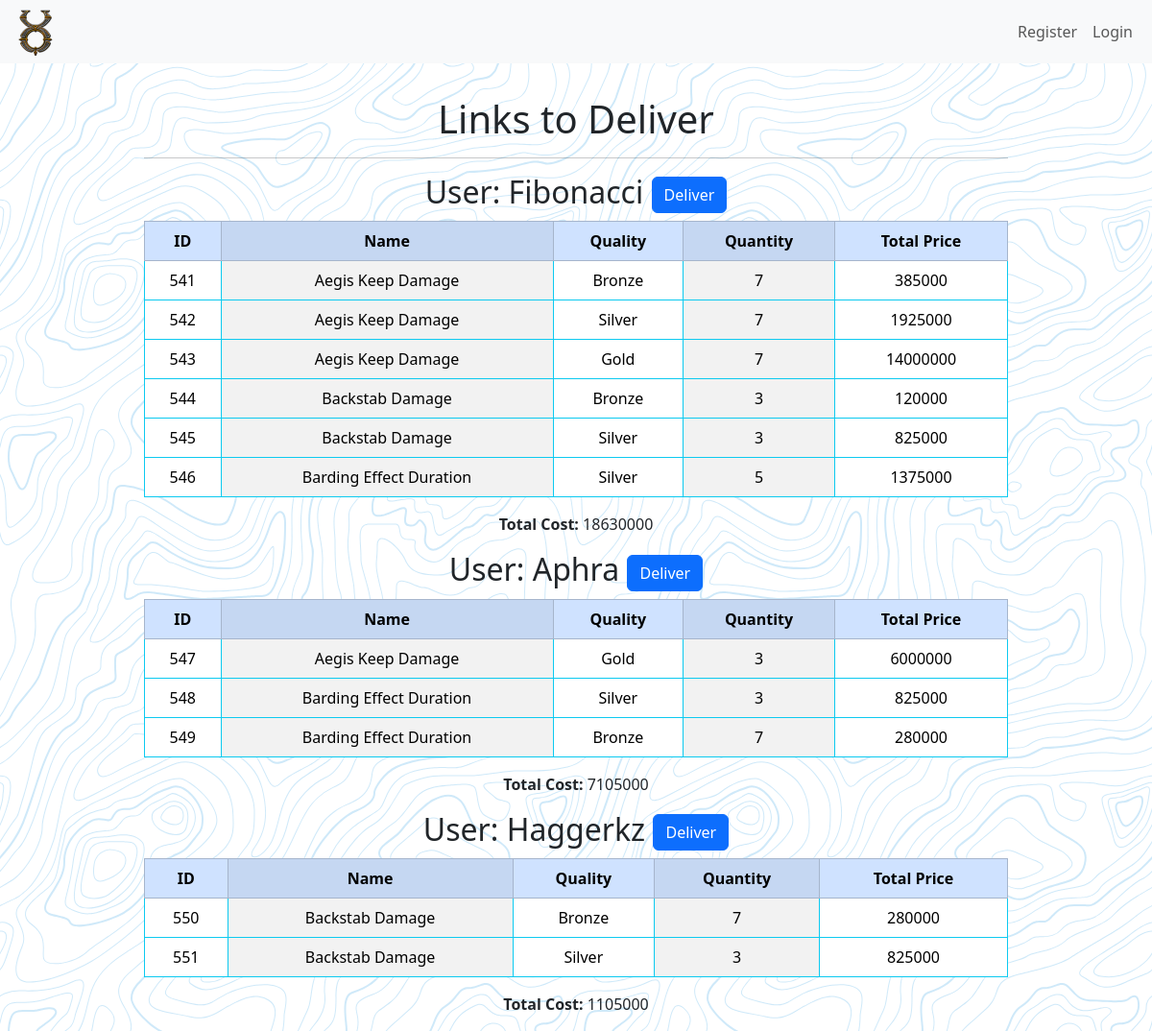
The app's page /mclinks_delivery with its own data.
### tables this page shows
CREATE TABLE users (
    id INTEGER PRIMARY KEY AUTOINCREMENT,
    username TEXT NOT NULL,
    password TEXT NOT NULL,
    is_admin INTEGER NOT NULL DEFAULT 0
, sel_lock BOOLEAN DEFAULT (0) NOT NULL, display_name TEXT);

CREATE TABLE link_delivery (
	id INTEGER NOT NULL PRIMARY KEY AUTOINCREMENT,
	mclink_id INTEGER NOT NULL,
	s_quantity INTEGER NOT NULL,
	user_id INTEGER NOT NULL
, links_total INTEGER NOT NULL);

CREATE TABLE "mclinks" (
    id INTEGER PRIMARY KEY AUTOINCREMENT NOT NULL,
    name TEXT NOT NULL,
    quality TEXT NOT NULL,
    quantity INTEGER NOT NULL,
    market_price INTEGER NOT NULL,
    guild_price INTEGER NOT NULL
);

### app.py (the view)
@app.route('/mclinks_delivery', methods=['GET', 'POST'])
def mclinks_delivery():
    delivery_data = select_delivery()
    conn, cursor = connect_to_database('uonew.db')
    cursor.execute("SELECT DISTINCT link_delivery.user_id, users.id, users.display_name FROM link_delivery INNER JOIN users ON link_delivery.user_id = users.id;")
    unique_names = cursor.fetchall()
    totals = {}
    for names in unique_names:
        user_id = names['id']
        cursor.execute("SELECT SUM(links_total) FROM link_delivery WHERE user_id=?", (user_id,))
        total_price = cursor.fetchone()[0]
        totals[user_id] = total_price
    conn.commit()
    conn.close()
    return render_template('mclinks_delivery.html', delivery_data=delivery_data,
                           unique_names=unique_names, totals=totals)

### app.py (called while the page is built)
@app.before_request
def authentication():
    if 'id' in session:
        user_data = get_user_data()
        selection_toggle = check_selection_toggle()
        g.is_admin = user_data['is_admin']
        g.sel_lock = user_data['sel_lock']
        g.display_name = user_data['display_name']
        g.selection_toggle = selection_toggle['selections_toggle']

### helpers.py (called while the page is built)
def connect_to_database(database_name):
    conn = sqlite3.connect(database_name)
    conn.row_factory = sqlite3.Row
    cursor = conn.cursor()
    return conn, cursor

### selections.py (called while the page is built)
def select_delivery(user_id=None):
    conn, cursor = connect_to_database('uonew.db')
    if user_id:
        cursor.execute("SELECT * FROM link_delivery INNER JOIN mclinks ON link_delivery.mclink_id = mclinks.id WHERE link_delivery.user_id = ?", (user_id,))
    else:
        cursor.execute("SELECT * FROM link_delivery INNER JOIN mclinks ON link_delivery.mclink_id = mclinks.id")
    delivery_data = cursor.fetchall()
    conn.close()
    return delivery_data

### templates/mclinks_delivery.html (shortened to what this page needs)
{% extends "index.html" %}
{% block nav %}
    <nav class="navbar navbar-expand-lg bg-body-tertiary fixed-top">
        <div class="container-fluid">
            <img src="{{ url_for('static', filename='images/uo.png') }}" alt="UO Icon" class="small-image">
            <div class="collapse navbar-collapse" id="navbarSupportedContent">
                <ul class="navbar-nav mb-2 mb-lg-0 right-align">
                    <li class="nav-item">
                        <a class="nav-link" href="register">Register</a>
                    </li>
                    <li class="nav-item">
                        <a class="nav-link" href="login">Login</a>
                    </li>
                </ul>
            </div>
        </div>
    </nav>
{% endblock %}
{% block content %}
    <div class="spacer"></div>
    <div class="a_mclinks_table">
        <h1>Links to Deliver</h1>
        <hr>
        {% for user_info in unique_names %}
        <form action="/delivery" method="post">
            <h2><input type="hidden" name="delivery_user" value="{{ user_info['id'] }}">
                User: {{ user_info['display_name'] }} <button type="submit" class="btn btn-primary" onclick="return confirm('Are you sure?')">Deliver</button>
            </h2>
        </form>
            <table class="table table-striped-columns table-hover table-bordered border-info">
                <thead class="table-primary">
                    <tr>
                        <th>ID</th>
                        <th>Name</th>
                        <th>Quality</th>
                        <th>Quantity</th>
                        <th>Total Price</th>
                    </tr>
                </thead>
                <tbody>
                    {% set total_cost = totals[user_info['id']] %}
                    {% for selection in delivery_data %}
                        {% if selection['user_id'] == user_info['id'] %}
                            <tr>
                                    <td>{{ selection['id'] }}</td>
                                    <td>{{ selection['name'] }}</td>
                                    <td>{{ selection['quality'] }}</td>
                                    <td>{{ selection['s_quantity'] }}</td>
                                    <td>{{ selection['links_total'] }}</td>
                            </tr>
                        {% endif %}
                    {% endfor %}
                </tbody>
            </table>
            <p><input type="hidden" name="total"><b>Total Cost:</b> {{ total_cost }}</p>
        {% endfor %}
    </div>
{% endblock %}

### records on screen
users: display_name "Fibonacci", total_cost "18630000"
link_delivery: id "541", name "Aegis Keep Damage", quality "Bronze", s_quantity "7", links_total "385000"
link_delivery: id "542", name "Aegis Keep Damage", quality "Silver", s_quantity "7", links_total "1925000"
link_delivery: id "543", name "Aegis Keep Damage", quality "Gold", s_quantity "7", links_total "14000000"
link_delivery: id "544", name "Backstab Damage", quality "Bronze", s_quantity "3", links_total "120000"
link_delivery: id "545", name "Backstab Damage", quality "Silver", s_quantity "3", links_total "825000"
link_delivery: id "546", name "Barding Effect Duration", quality "Silver", s_quantity "5", links_total "1375000"
users: display_name "Aphra", total_cost "7105000"
link_delivery: id "547", name "Aegis Keep Damage", quality "Gold", s_quantity "3", links_total "6000000"
link_delivery: id "548", name "Barding Effect Duration", quality "Silver", s_quantity "3", links_total "825000"
link_delivery: id "549", name "Barding Effect Duration", quality "Bronze", s_quantity "7", links_total "280000"
users: display_name "Haggerkz", total_cost "1105000"
link_delivery: id "550", name "Backstab Damage", quality "Bronze", s_quantity "7", links_total "280000"
link_delivery: id "551", name "Backstab Damage", quality "Silver", s_quantity "3", links_total "825000"
